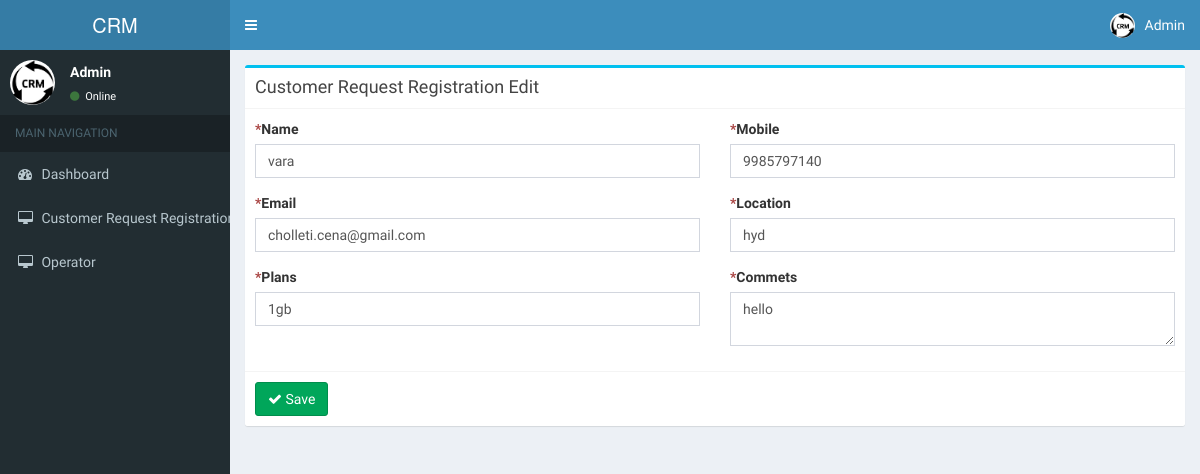
Screenshot of /customer_request_registration/edit/4 with the database file from the repository.
### tables this page shows
CREATE TABLE IF NOT EXISTS `customer_request_registration` (
`id` int(11) NOT NULL,
  `name` varchar(50) NOT NULL,
  `mobile` varchar(11) NOT NULL,
  `email` varchar(90) NOT NULL,
  `location` varchar(100) NOT NULL,
  `plans` varchar(100) NOT NULL,
  `commets` tinytext NOT NULL
);

### application/controllers/Customer_request_registration.php (called while the page is built, shortened)
<?php
class Customer_request_registration extends CI_Controller{
    function __construct()
    {
        $this->load->model('Customer_request_registration_model');
    }
    function edit($id)
    {
        $data['customer_request_registration'] = $this->Customer_request_registration_model->get_customer_request_registration($id);
        if(isset($data['customer_request_registration']['id']))
        {
            $this->load->library('form_validation');
			$this->form_validation->set_rules('name','Name','required|max_length[50]');
			$this->form_validation->set_rules('mobile','Mobile','required|max_length[11]|numeric');
			$this->form_validation->set_rules('email','Email','required|max_length[90]|valid_email');
			$this->form_validation->set_rules('location','Location','required|max_length[100]');
			$this->form_validation->set_rules('plans','Plans','required|max_length[100]');
			$this->form_validation->set_rules('commets','Commets','required');
			if($this->form_validation->run())
            {
                $params = array(
					'name' => $this->input->post('name'),
					'mobile' => $this->input->post('mobile'),
					'email' => $this->input->post('email'),
					'location' => $this->input->post('location'),
					'plans' => $this->input->post('plans'),
					'commets' => $this->input->post('commets'),
                );
                $this->Customer_request_registration_model->update_customer_request_registration($id,$params);
                redirect('customer_request_registration/index');
            }
            else
            {
                $data['_view'] = 'customer_request_registration/edit';
                $this->load->view('layouts/main',$data);
            }
        }
        else
            show_error('The customer_request_registration you are trying to edit does not exist.');
    }
}

### index.php (called while the page is built, shortened)
<?php
require_once BASEPATH.'core/CodeIgniter.php';

### application/models/Customer_request_registration_model.php (called while the page is built, shortened)
<?php
class Customer_request_registration_model extends CI_Model
{
    function get_customer_request_registration($id)
    {
        return $this->db->get_where('customer_request_registration',array('id'=>$id))->row_array();
    }
}

### application/views/customer_request_registration/edit.php (the view, shortened to what this page needs)
<div class="row">
    <div class="col-md-12">
      	<div class="box box-info">
            <div class="box-header with-border">
              	<h3 class="box-title">Customer Request Registration Edit</h3>
            </div>
			<?php echo form_open('customer_request_registration/edit/'.$customer_request_registration['id']); ?>
			<div class="box-body">
				<div class="row clearfix">
					<div class="col-md-6">
						<label for="name" class="control-label"><span class="text-danger">*</span>Name</label>
						<div class="form-group">
							<input type="text" name="name" value="<?php echo ($this->input->post('name') ? $this->input->post('name') : $customer_request_registration['name']); ?>" class="form-control" id="name" />
						</div>
					</div>
					<div class="col-md-6">
						<label for="mobile" class="control-label"><span class="text-danger">*</span>Mobile</label>
						<div class="form-group">
							<input type="text" name="mobile" value="<?php echo ($this->input->post('mobile') ? $this->input->post('mobile') : $customer_request_registration['mobile']); ?>" class="form-control" id="mobile" />
						</div>
					</div>
					<div class="col-md-6">
						<label for="email" class="control-label"><span class="text-danger">*</span>Email</label>
						<div class="form-group">
							<input type="text" name="email" value="<?php echo ($this->input->post('email') ? $this->input->post('email') : $customer_request_registration['email']); ?>" class="form-control" id="email" />
						</div>
					</div>
					<div class="col-md-6">
						<label for="location" class="control-label"><span class="text-danger">*</span>Location</label>
						<div class="form-group">
							<input type="text" name="location" value="<?php echo ($this->input->post('location') ? $this->input->post('location') : $customer_request_registration['location']); ?>" class="form-control" id="location" />
						</div>
					</div>
					<div class="col-md-6">
						<label for="plans" class="control-label"><span class="text-danger">*</span>Plans</label>
						<div class="form-group">
							<input type="text" name="plans" value="<?php echo ($this->input->post('plans') ? $this->input->post('plans') : $customer_request_registration['plans']); ?>" class="form-control" id="plans" />
						</div>
					</div>
					<div class="col-md-6">
						<label for="commets" class="control-label"><span class="text-danger">*</span>Commets</label>
						<div class="form-group">
							<textarea name="commets" class="form-control" id="commets"><?php echo ($this->input->post('commets') ? $this->input->post('commets') : $customer_request_registration['commets']); ?></textarea>
						</div>
					</div>
				</div>
			</div>
			<div class="box-footer">
            	<button type="submit" class="btn btn-success">
					<i class="fa fa-check"></i> Save
				</button>
	        </div>
			<?php echo form_close(); ?>
		</div>
    </div>
</div>

### rows the page displays
customer_request_registration: name "vara", mobile "9985797140", email "cholleti.cena@gmail.com", location "hyd", plans "1gb", commets "hello"
